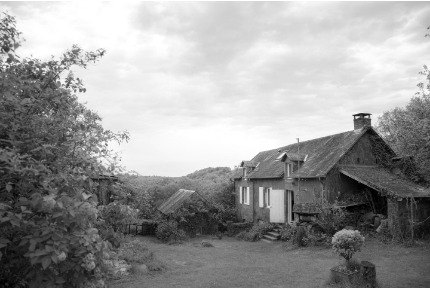
#> input picture Documents/house.jpg, 430 x 288 px
$ python script.py --image ../Documents/house.jpg
#> lines starting #> are read from the running program, lines starting #| are printed output that depends on the picture
#!/usr/bin/env python
import cv2
import os
import argparse
from skimage import io, color

ap = argparse.ArgumentParser()
ap.add_argument("-i", "--image", required = True, help = "Path to the image")
args = vars(ap.parse_args())
image = cv2.imread(args["image"])
#> image is the input picture: shape (288, 430, 3); min 0, max 255, mean 153.2

img_final = cv2.resize(image, (224, 224))
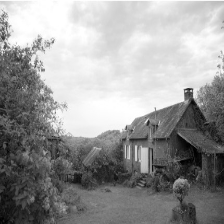
#> img_final: shape (224, 224, 3); min 0, max 255, mean 153.1

#path = r'/home/jayati/project-6-6/Flask_Demo/static/'
#os.chdir(path)
cv2.imwrite('test_image_1.jpg', img_final)
#path_2 = r'/home/jayati/project-6-6/Flask_Demo/'
#os.chdir(path_2)
